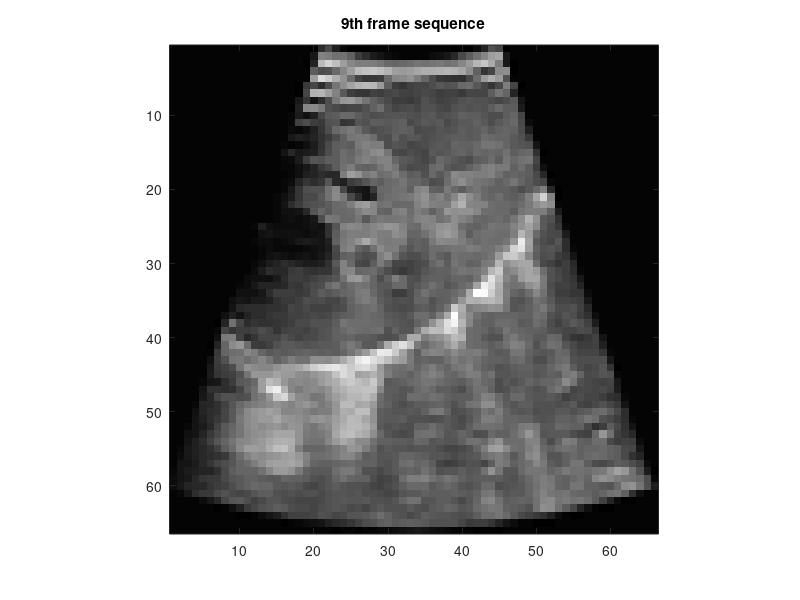
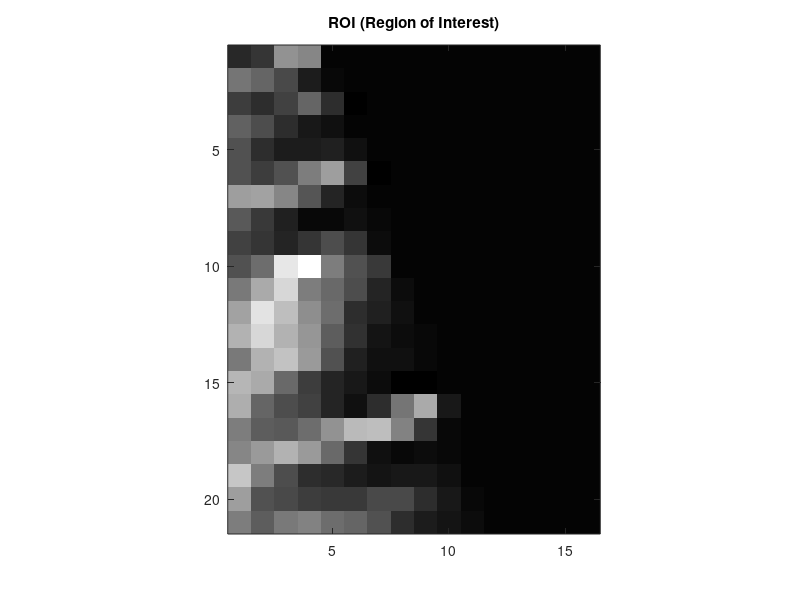
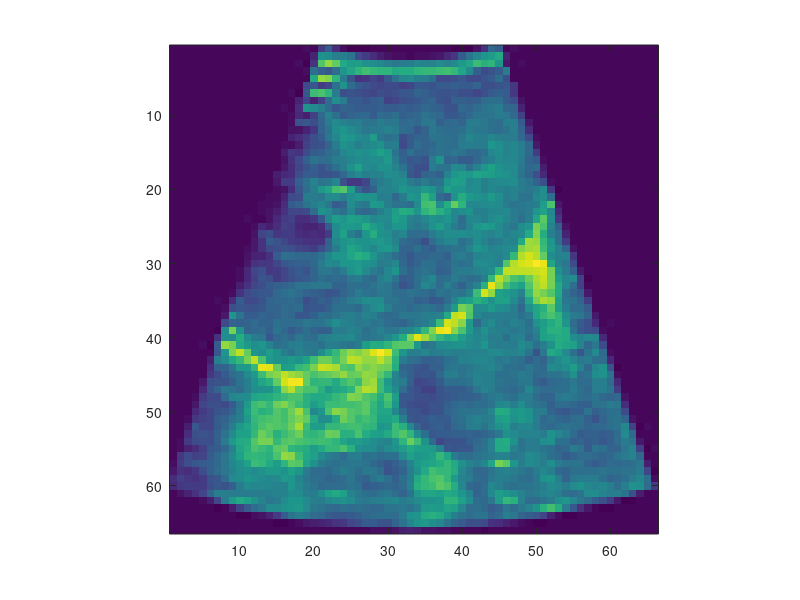

The MATLAB source for these figures, in order: (Note: this script raises an error after producing the figures.)
%% CMPT340 Assignment - Reading & Visualizing Bio-signals
% ============================ Goal =========================:
%   In this activity, you will load and visualize different data  
%   types acquired from different modalities. 
%
% ===================== Download Data   ==============================
%
% First, download and unzip the BioData from Canvas: 
%
%
% The data folder contains 5 files:
%
%       (1) emg_myopathy.txt (EMG)
%
%       (2) bMode.mat (B-mode Ultrasound)
%
%       (3) vol4d.mat (fMRI)
%
%       (4) XYStripes20x20Noise_9_L_3.mat (tensor field)
%       
%       (5) clathrin_ROI_cmpt340.csv (SMLM data)
%                 
%% ============================ Task 1 ===============================
%% (1) EMG Data 
% Data Description: EMG is short for electromyogram, which measures electrical activity in muscles
% Requirement: 
%      Load the data from emg_myopathy.txt and extract the two columns of values: 
%%             i) First column -- time
%%             ii) Second column -- the amplitude of an EMG signal. 

close all; clear; clc;
% Load data into MATLAB:
% Write your own code here:
data = importdata("emg_myopathy.txt");
time = data(:,1);
amp = data(:,2);

% Q1: What are the dimensions of the loaded variable (eg. 5 x 3 x 10)? 
% Write your own code here: 
dimensions = size(data);

disp(['Variable dimensions: ', num2str(dimensions)]); % display your answer

% How many EMG amplitude values does the signal contain?
% Write your own code here:
emg_values = size(amp);

disp(['Number of amplitudes: ', num2str(emg_values(:, 1))]); % display your answer

% Plot the amplitude vs time using the values in the two columns. 
% Properly label both axes. Add a suitable title to your figure.
figure(1)
plot(time, amp);
xlabel("Time");
ylabel("Amplitude");
title('Amplitude VS Time of an EMG signal');

% There is a period of time with a clearly reduced EMG amplitude. 
% Examine the previous plot, use the "Zoom In" icon on the toolbar 
% to close up on this region of the plot. 
% Visually (roughly) identify the approximate starting and ending 
% time for this period.
% Display these values :
% Write your own code here
start_time = 16.7638;
end_time = 16.9965;

disp(['Start : ', num2str(start_time), ' End: ', num2str(end_time)]); % update the display 

% What are the time and amplitude values of the 100th sample of the data? 
% Write your own code here
time_100 = time(100);
amp_100 = amp(100);

% update the display
disp(['Time_100th = ', num2str(time_100)]);
disp(['Amp_100th = ', num2str(amp_100)]);

% Plot the EMG signal from the 100th sample (in (1d)) up until the 1100th
% sample. Give a title to your figure. 
figure(2)
x_axis = time(100:1100);
y_axis = amp(100:1100);
plot(x_axis, y_axis)
xlabel("Time");
ylabel("Amplitude");
title('Amplitude VS Time for an EMG signal (only 100-1100 entries)');

% ============================ Task 2 ===============================
%% (2) B-mode Ultrasound sequence 
% Data Description: This data represent an B-mode ultrasound video sequence (B stands for Brightness)
% Requirement: Load the data in bMode.mat into MATLAB, explore the video frames and create a GIF
%  
close all; clear; clc;
% Load data into MATLAB:
% Write your own code here:
bmode_struct = load("bMode.mat");
bmode = bmode_struct.bMode;

% What are the dimensions of the loaded variable (eg. 5 x 3 x 10)? 
% You should output the variable dim_bMode as a vector of size 1x3.. 
% Write your own code here
bmode_dimensions = size(bmode);

disp(['bMode dimensions: ', num2str(bmode_dimensions)]); % display your answers

% How many frames (2D images) do we have in the video? 
% Write your own code here
frames = bmode_dimensions(:, 3);

disp(['Number of frames: ', num2str(frames)]); % display your answer

% What is the size (rows and columns) of each frame?
% Write your own code here
[rows, cols, ~] = size(bmode);

disp(['Nb_rows: ', num2str(rows)]);
disp(['Nb_cols: ', num2str(cols)]);

% Extract and display the 9-th frame of the sequence in a figure. 
% Apply the command that ensures that pixels are not stretched 
% (i.e. maintain aspect ratio of the image). Apply the command 
% that uses a grey colour-map to display the image.
% Write your own code here
figure(1)
ninth_frame = bmode(:,:,9);
imagesc(ninth_frame);
axis image;
colormap gray;
title('9th frame sequence');

% What is the intensity value at row 30 and column 40, at frame 20?
% Write your own code here 
intensity_value = bmode(30, 40, 20);
disp(['Intensity_(30,40,20): ', num2str(intensity_value)]); % update the display to show your answer

% Extract a cropped rectangular region of frame 15. 
% The cropped part should extend from row 10 to row 30, and from column 45 
% to column 60 of the image.  Display this cropped region 
% (also called region of interest or ROI).
% Write your own code here
% 
figure(2) % update the colormap and figure title
region = bmode(10:30, 45:60, 15);
imagesc(region);
axis image;
colormap gray;
title("ROI (Region of Interest)");

% Create an animated GIF that shows the ultrasound sequence
% (like a video clip). 
% Save this GIF image using the name US_seq.gif . 
% You can make use of the MATLAB code used during the lectures
% Write your own code here 
fId = figure(3);

for a=1:frames
   imagesc(bmode(:,:, a));
   axis image; 
   shading flat;
   pause(0.01);
   % camorbit(5,0,'data',[0 1 1])
   drawnow

   % This part records the GIF.
   frame = getframe(1);
   im = frame2im(frame);
   [A,map] = rgb2ind(im,256);
   filename = fullfile('US_seq.gif');
   if a == 1
       imwrite(A,map,filename,'gif','LoopCount',Inf,'DelayTime',0.25);
   else
       imwrite(A,map,filename,'gif','WriteMode','append','DelayTime',0.25);
   end
   % end GIF stuff.

end
close(fId);

%% ============================ Task 3 ===============================
%% (3) Functional MRI
% Data Description: This is a 3D+time f-MRI data (functional magnetic resonance image). 
% fMRI captures the changes in oxygenation with time (4th dimension) at every (x,y,z) location of a volume.
% Requirement: Load the data in vol4d.mat into MATLAB, explore how oxygenation level changes with time

close all; clear; clc;
% Load data into MATLAB:
% Write your own code here:
vol4d_struct = load("vol4d.mat");
vol4d = vol4d_struct.vol4d;

% What are the dimensions of the loaded variable (eg. 5 x 3 x 10)? 
% Write your own code here:
vol4d_dimensions = size(vol4d);


disp(['Size fMRI: ', num2str(vol4d_dimensions)]); % display your answer

% Noting that the first 3 dimensions represent the spatial x, y, and z 
% dimensions, identify how many rows, columns, slices, and time steps 
% does this fMRI data have?
% Write your own code here:
[rows, cols, slices, time] = size(vol4d);

% update the display:
disp(['Size fMRI (rows): ', num2str(rows)]); % display # of rows in each slice
disp(['Size fMRI (cols): ', num2str(cols)]); % display # of columns in each slice
disp(['Size fMRI (slices): ', num2str(slices)]); % display # of slices
disp(['Size fMRI (time-steps): ', num2str(time)]); % display time

% Plot a curve that shows how the oxygenation level changes 
% with time at voxel location (x=32, y=34 , z=10).
% Define axis and figure title. 
figure(1);
vox = vol4d(32, 34, 10, :);
vox = squeeze(vox);
plot(1:size(vox,1),vox,'-o');
title('The oxygenation levels changing over time');
xlabel('time');
ylabel('oxegenation level');
% 
% % Extract and display the slice in the X-Y plane, at slice x
% % location z=15, of the 10th time sample.
% 
figure(2);
xyslice = vol4d(:, :, :, 10);
slice(xyslice, [], [], 15)
title("X-Y plane slice at z=15, t=10")
xlabel('x axis');
ylabel('y axis');
zlabel('z axis');
% 
% 
% % Extract and visualize the slice in the X-Z plane, 
% % at slice location y=10, of the 15th time sample.
% 
figure(3)
xzslice = vol4d(:, :, :, 15);
slice(xzslice,[], 10, [])
title("X-Z plane slice at y=10, t=15")
xlabel('x axis');
ylabel('y axis');
zlabel('z axis');

% Create an animated GIF that shows how the slice in the previous question
% changes with time (over the whole time steps). 
% Save this GIF image using the name fMRI.gif. 
% You can make use of the MATLAB code used during the lectures. 

% Write your own code here:
fId = figure(4);
for a=1:time
    vol = vol4d(:, :, :, a);
    slice(vol, [], 10, [])
    axis tight;
    shading flat;
    colorbar

    title(sprintf('3D volume:%i',a));
    %snapnow;
    frame = getframe(1);
    im = frame2im(frame);
    [A,map] = rgb2ind(im,256);
    filename = fullfile('fMRI.gif');
    if a == 1
        imwrite(A,map,filename,'gif','LoopCount',Inf,'DelayTime',1);
    else
        imwrite(A,map,filename,'gif','WriteMode','append','DelayTime',1);
    end

    pause(0.5)
end
close(fId);

%% ============================ Task 4 ===============================
%% (5) Diffusion Tensor MRI 
% Data Description: This is a single 2D slice of a Diffusion Tensor MRI data, 
% which is a 2D image with a 3x3 matrix at every pixel.
% Requirement: Load the data XYStripes20x20Noise_9_L_3.mat into MATLAB, calculate the eigenvalues.

close all; clear; clc;
% Load data into MATLAB:
% Write your own code here:
xystripe_struct = load("XYStripes20x20Noise_9_L_3.mat");
TensorIM = xystripe_struct.TensorIM;

% What is the dimensions of the loaded variable (eg. 5 x 3 x 10)?
% Write your own code here:
TensorIM_dimensions = size(TensorIM);

disp(['Size fMRI: ', num2str(TensorIM_dimensions)]); %display your answer 

% How many rows and columns of pixels does this 2D image have?
% Write your own code here: 
[rows, cols, ~, ~] = size(TensorIM);

disp(['Nb rows:', num2str(rows) ', Nb cols:', num2str(cols)]); % update to display the correct values

% Extract and display (as an array of numbers) the 3x3 
% matrix at pixel location: (row 10, column 15). Use variable name *arr3x3*

% your code here, update the display to print your variables
arr3x3 = squeeze(TensorIM(10, 15, :, :));

disp('Array at x=10, y=15 : ')
disp(arr3x3);

% Use the "eig" function in MATLAB to calculate and display the 3 eigen
% vectors and the corresponding 3 eigen values of the 3x3 matrix arr3x3;
% Use the variable name *arr3x3_eig*.

% your code here, add a display at the end of your code to print out your
% answers
[arr3x3_eig, arr3x3_val] = eig(arr3x3);

disp('Eigenvectors : '); 
disp(arr3x3_eig);
disp('Eigenvalues : '); 
disp(arr3x3_val);

% Create and display a 2D image *DT_2D* with a scalar number at every pixel. 
% The scalar number should be the entry (row=1, column=2) of the 
% 3x3 matrix at every pixel.

% Write your own code here:
figure(1)
image = zeros(size(TensorIM,1));
for i = 1:size(TensorIM, 1)
    for j = 1:size(TensorIM, 2)
        image(i, j) = TensorIM(i, j, 1, 2);
    end
end
% disp(image);
imagesc(image);
axis image;
colorbar;


% Create and display a 2D image with a scalar number at every pixel. 
% The scalar number should be the largest eigenvalue of the 3x3 matrix at 
% each pixel. 
% The challenge is to do this WITHOUT using loops (without for or while).

% your code here
% figure(2)
% image2 = zeros(size(TensorIM, 1));
% for i = 1:size(TensorIM, 1)
%     for j = 1:size(TensorIM, 2)
%         mat_3x3 = squeeze(TensorIM(i, j, :, :));
%         [~, val] = eig(mat_3x3);
%         max_eig_val = max(max(val));
%         disp(max_eig_val)
%         image2(i, j) = max_eig_val;
%     end
% end
% imagesc(image2);
% colorbar;
figure(2)
submatrix_dimensions = [3, 3];
matrix_dimensions = [20, 20];
% at every pixel, extract the 3x3 matrix
submatrix = mat2cell(TensorIM, ones(1, matrix_dimensions(1)), ones(1, matrix_dimensions(2)), submatrix_dimensions(1), submatrix_dimensions(2));
% find the eigenvalue
eig_val = cellfun(@(x) eig(reshape(x, 3, 3)), submatrix, 'UniformOutput', false);
% extract max eigenvalue at each pixel
max_eig_val = cellfun(@(x) max(x), eig_val);
% show the image
image2 = max_eig_val;
imagesc(image2);
axis image;
colorbar;


%% ============================ Task 5 ===============================
%% (6) SMLM -- Single-Molecule Localization Microscopy
% Data Description: 3D point cloud data illustrating clathrin protein locations. 
% The 3 channels in the 2nd column represents 3D coordinates.

close all; clear; clc;
% Load data into MATLAB:
% Write your own code here:
dat = importdata('clathrin_ROI_cmpt340.csv');
rawData = dat.data;

% What is the dimensions of the loaded variable (eg. 5 x 3 x 10)? 
% your code here
rawData_dimensions = size(rawData);

disp(['Size SMLM: ', num2str(rawData_dimensions)]); %display your answer 

% Select 1001 points from the imported data. You can clip from the middle, e.g., use format such as rawData(ind-xxx:ind:xxx)
% Write your code here
points3d = rawData(round(end/2)-500:round(end/2)+500, :);

%% Plot the raw data
figure(1) % you can use proper 'position' property to make the figure look nice
% Write your code here
% Use colormap jet, black background
% Label X, Y, Z dimensions properly, display Unit = 'nm'
% rotate camera to visualize your data
scatter3(points3d(:, 1), points3d(:, 2), points3d(:, 3), 20, 'b', 'filled')
set(gca,'Color','k');
axis equal;
xlabel('X nm');
ylabel('Y nm');
zlabel('Z nm');
title('Scatter plot');
grid on;
colormap(jet);
rotate3d;

%% Construct graph (this method only works for small data) 
% this is the naive way to construct the graph using the distance matrix (for small data)
PT = 800; % set proximity threshold -- proximity threshold means how you decide to clip the data according to the distances among neighboring points
% Calculate pairwise distance among all the points
distData = pdist(points3d);
% Use adjacency matrix representation
distMatrix = squareform(distData);
% Threshold the adjacency distance matrix
distMatrix_thresh = distMatrix.*(distMatrix <= PT);
% Create a graph from the distance matrix, save it as variable g
g = graph(distMatrix_thresh, array2table(points3d));

%% What if you selected more than 1001 points from the data 
% When the size of the data is large, creating a graph from 
% the (thresholded) distance matrix can produce out-of-memory errors. 
% An alternative is to call the graph by supplying the source, the target, 
% and the weights of the edges in the graph, i.e.,
%      g = graph(source, target, weight);
% 
% Write the code (which involves a loop over the number of nodes) 
% that can create source, target and weight from d=pdist(rawDat);
% Write your code here
dim_points3d = size(points3d, 1);
source = [];
target = [];
weight = [];
for i = 1:dim_points3d
    for j = i+1:dim_points3d
        buffer = j-i;
        index_corrector = i-1;
        threshold = (dim_points3d-i/2)*index_corrector + buffer;
        if distData(threshold) <= PT
            source = [source, i];
            target = [target, j];
            weight = [weight, distData(threshold)];
        end
    end
end
g = graph(source, target, weight);

% plot the constructed graph preserving the spatial info
figure(2)
p= plot(g, 'XData', points3d(:, 1),'YData', points3d(:, 2),'ZData', points3d(:, 3),'NodeLabel',{}); % Fill in the code here
axis equal;
% set marker to 'o', use a marker size=2, red color and white edge color
% set X, Y, Z axis labels
% Write your code here
set(gca,'Color','k')
p.Marker = 'o';
p.MarkerSize = 2;
p.NodeColor = 'r';
p.EdgeColor = 'w';
xlabel('X nm');
ylabel('Y nm');
zlabel('Z nm');
grid on;
view(3);

% %% find the node degree, save it into variable deg
% % Write your code here
deg = degree(g);
% 
% %% plot the points colored by their degree
figure(3)

% Write your code here
% use colormap jet, black background, set X, Y, Z axis labels using unit='nm'
% Write your code here
scatter3(points3d(:, 1), points3d(:, 2), points3d(:, 3), 20, deg, 'filled')
set(gca,'Color','k')
axis equal;
colormap(jet);
xlabel('X nm');
ylabel('Y nm');
zlabel('Z nm');
grid on;
colorbar;
rotate3d;

% %%%%%%%%%%%%%%
figure(4)
% % For the original graph (created using the adjacency matrix) change graph visualization layout to 'force' 
% % Write your code here
plot = plot(g, 'Layout', 'Force');